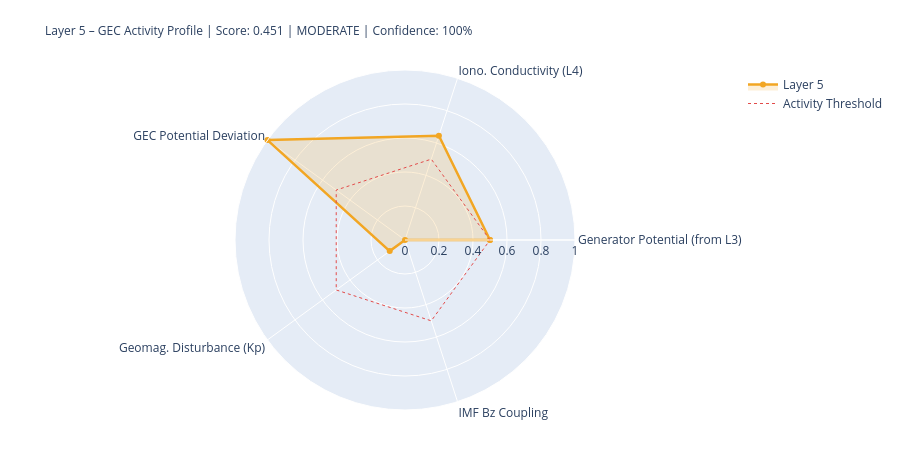

Write notebook code for a chart like this one.
### Markdown cell above
---
## 5. State Assessment & Handoff to Layer 6

### Code cell
# ============================================================
# LAYER-5-SCORE
# ============================================================

# Components
# 1) Generator activity (Layer-3-driven)
gen_score = norm(generator_strength, 0.3, 2.0)
gen_src   = 'from_layer3' if l3_thunder_score is not None else 'estimated'

# 2) Ionospheric conductivity (Layer-4-driven)
iono_score = norm(iono_cond_factor, 0.7, 1.4)
iono_src   = 'from_layer4' if l4_ioniz is not None else 'estimated'

# 3) GEC potential deviation from reference
pot_score = norm(abs(delta_V_pct), 0, 30)  # 0 = at reference, 1 = 30% deviation
pot_src   = 'derived'

# 4) Geomagnetic disturbance (Kp) – modulates vertical currents
kp_score = norm(kp_val, 0, 9)
kp_src   = 'primary' if kp_now is not None else 'from_layer4'

# 5) IMF Bz coupling (southward = stronger M-I coupling → GEC influence)
bz_score = norm(-(bz_now or 0), -5, 30) if bz_now is not None else None
bz_src   = 'primary' if bz_now is not None else 'missing'

COMPONENTS = {
    'Generator Potential (from L3)':  {'score': gen_score,   'source': 'derived_from_layer3', 'dynamic': True},
    'Iono. Conductivity (L4)':      {'score': iono_score,  'source': iono_src, 'dynamic': True},
    'GEC Potential Deviation':      {'score': pot_score,   'source': pot_src,  'dynamic': True},
    'Geomag. Disturbance (Kp)':         {'score': kp_score,    'source': kp_src,   'dynamic': True},
    'IMF Bz Coupling':               {'score': bz_score,    'source': bz_src,   'dynamic': True},
}

available   = {k: v['score'] for k, v in COMPONENTS.items() if v['score'] is not None}
unavailable = [k for k, v in COMPONENTS.items() if v['score'] is None]
layer5_score = round(sum(available.values()) / len(available), 4) if available else None
confidence   = round(len(available) / len(COMPONENTS), 2)
level = ('unknown' if layer5_score is None
         else 'quiet'   if layer5_score < 0.3
         else 'moderate' if layer5_score < 0.6
         else 'active')
dominant_l5 = max(available, key=available.get) if available else 'none'

# Kp consistency: separate 1-min raw value from score value
kp_1m_raw   = kp_now          # directly from API (can be 0.0 during live measurement)
kp_for_score = kp_val          # from Layer-0 context or estimated value if needed
kp_score_src = kp_src

W = 68
print('=' * W)
print('LAYER 5 – GLOBAL ELECTRIC CIRCUIT – STATE ASSESSMENT')
print('=' * W)
for name, comp in COMPONENTS.items():
    s = comp['score']
    if s is not None:
        bar = '█' * int(s*20) + '░' * (20-int(s*20))
        print(f'  {name:<34} {bar}  {s:.3f}  [{comp["source"]}]')
    else:
        print(f'  {name:<34} {"─"*20}  n/a   [missing]')
print('-' * W)
print(f'  Score:         {layer5_score:.3f}  ({len(available)}/{len(COMPONENTS)} components)')
print(f'  Confidence:    {confidence:.0%}')
print(f'  Level:         {level.upper()}')
print(f'  Dominant:      {dominant_l5}')
print(f'  V_iono:        {V_iono_mod:.1f} kV  (Δ {delta_V_pct:+.1f}% vs. Ref)')
print(f'  I_total:       {I_total_mod:.1f} A   (Δ {delta_I_pct:+.1f}% vs. Ref)')
print('=' * W)

# Radar
cats   = list(available.keys())
vals_r = list(available.values())
if len(cats) >= 3:
    fig = go.Figure()
    fig.add_trace(go.Scatterpolar(
        r=vals_r + [vals_r[0]], theta=cats + [cats[0]],
        fill='toself', fillcolor='rgba(242,166,35,0.18)',
        line=dict(color='#F2A623', width=2.5), name='Layer 5'
    ))
    fig.add_trace(go.Scatterpolar(
        r=[0.5]*(len(cats)+1), theta=cats+[cats[0]],
        line=dict(color='#E24B4A', dash='dot', width=1),
        mode='lines', name='Activity Threshold'
    ))
    fig.update_layout(
        title=dict(
            text=f'Layer 5 – GEC Activity Profile | Score: {layer5_score:.3f} | {level.upper()} | Confidence: {confidence:.0%}',
            font=dict(size=12)
        ),
        polar=dict(radialaxis=dict(visible=True, range=[0,1])),
        height=450, showlegend=True,
        margin=dict(l=80, r=80, t=70, b=40)
    )
    fig.show()

### Figure 1 — Plotly figure (JSON) as saved in the notebook; plotly's stock layout.template omitted (floating-point values rounded to 4 significant figures)
{"data": [{"fill": "toself", "fillcolor": "rgba(242,166,35,0.18)", "line": {"color": "#F2A623", "width": 2.5}, "name": "Layer 5", "r": [0.5, 0.6454, 1.0, 0.1111, 0.0, 0.5], "theta": ["Generator Potential (from L3)", "Iono. Conductivity (L4)", "GEC Potential Deviation", "Geomag. Disturbance (Kp)", "IMF Bz Coupling", "Generator Potential (from L3)"], "type": "scatterpolar"}, {"line": {"color": "#E24B4A", "dash": "dot", "width": 1}, "mode": "lines", "name": "Activity Threshold", "r": [0.5, 0.5, 0.5, 0.5, 0.5, 0.5], "theta": ["Generator Potential (from L3)", "Iono. Conductivity (L4)", "GEC Potential Deviation", "Geomag. Disturbance (Kp)", "IMF Bz Coupling", "Generator Potential (from L3)"], "type": "scatterpolar"}], "layout": {"height": 450, "margin": {"b": 40, "l": 80, "r": 80, "t": 70}, "polar": {"radialaxis": {"range": [0, 1], "visible": true}}, "showlegend": true, "title": {"font": {"size": 12}, "text": "Layer 5 – GEC Activity Profile | Score: 0.451 | MODERATE | Confidence: 100%"}}}
